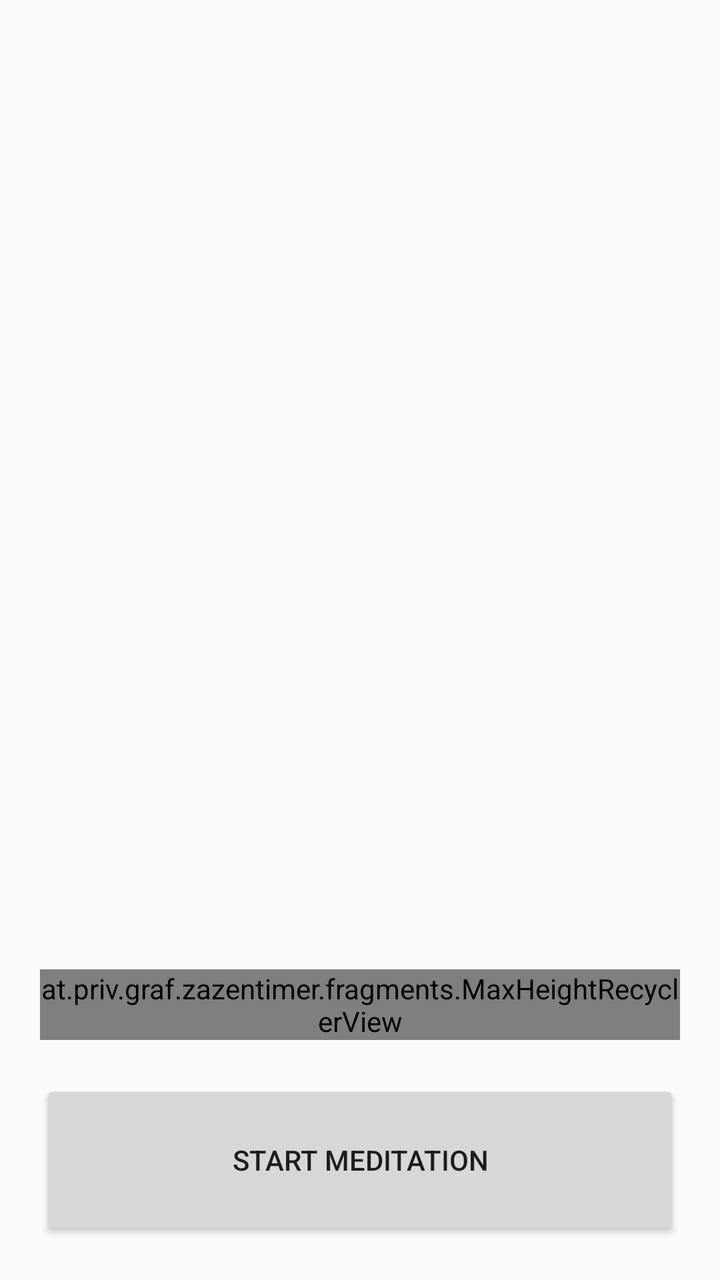
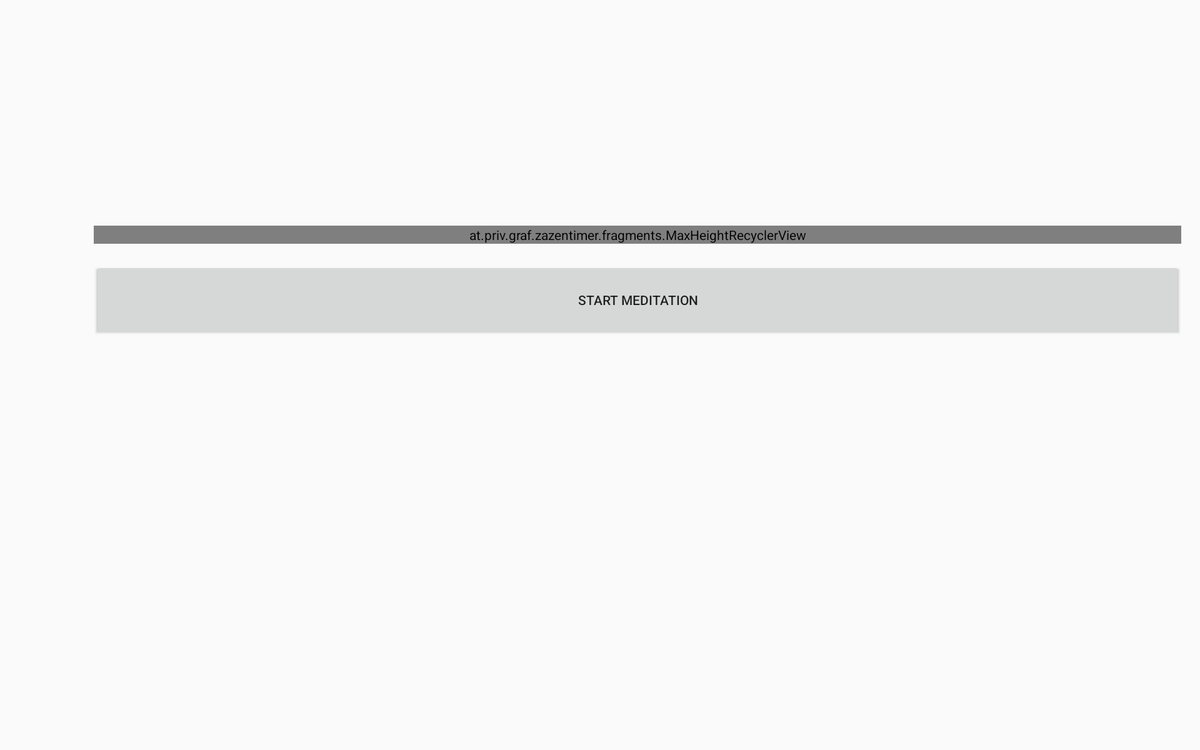

One screen, two layout resources from the same app: the default and the repository's alternative for another configuration. Each is rendered where Android would select it; the XML of both is given below.
<!-- AndroidManifest.xml: application theme LightZenTheme -->
<!-- res/layout/fragment_main.xml -->
<?xml version="1.0" encoding="utf-8"?>
<androidx.coordinatorlayout.widget.CoordinatorLayout xmlns:android="http://schemas.android.com/apk/res/android"
    xmlns:app="http://schemas.android.com/apk/res-auto"
    xmlns:tools="http://schemas.android.com/tools"
    android:layout_width="match_parent"
    android:layout_height="match_parent">

    <RelativeLayout
        android:layout_width="match_parent"
        android:layout_height="match_parent">

        <Button
            android:layout_gravity="center"
            android:id="@+id/but_start"
            android:layout_width="match_parent"
            android:layout_height="wrap_content"
            android:layout_marginLeft="20dp"
            android:layout_marginStart="20dp"
            android:layout_marginRight="20dp"
            android:layout_marginEnd="20dp"
            android:layout_marginBottom="20dp"
            android:minWidth="140dp"
            android:minHeight="80dp"
            android:text="@string/but_start"
            android:layout_alignParentBottom="true"
            style="@style/PrimaryRoundedButton"/>

        <at.priv.graf.zazentimer.fragments.MaxHeightRecyclerView
            android:id="@+id/recycler_sessions"
            android:layout_width="match_parent"
            android:layout_height="wrap_content"
            android:layout_margin="20dp"
            android:layout_above="@+id/but_start"
            android:layout_alignParentTop="false"
            android:layout_centerHorizontal="false"/>

        <ImageView
            android:id="@+id/zen_image"
            android:padding="40dp"
            android:layout_width="wrap_content"
            android:layout_height="wrap_content"
            android:scaleType="fitCenter"
            android:layout_above="@+id/recycler_sessions"
            android:contentDescription="@null"
            tools:ignore="ContentDescription"
            style="@style/zenIcon"/>

    </RelativeLayout>

</androidx.coordinatorlayout.widget.CoordinatorLayout>
<!-- resources referenced by this layout -->
<resources>
  <string name="but_start">Start Meditation</string>
  <style name="PrimaryRoundedButton" parent="@style/Widget.AppCompat.Button">
      </style>
  <style name="zenIcon" parent="">
          <item name="android:src">?attr/zenIconSrc</item>
      </style>
  <style name="LightZenTheme" parent="@style/Theme.AppCompat.Light.NoActionBar">
          <item name="timerViewStyle">@style/timerViewStyleLight</item>
          <item name="zenIconSrc">@drawable/zenkreis2bk</item>
      </style>
  <style name="timerViewStyleLight" parent="">
          <item name="colorMarkerLine">@color/colorMarkerLine</item>
          <item name="colorMarkerTriangle">@color/colorMarkerTriangle</item>
          <item name="currentSectionColor">@color/colorCurrentSection</item>
          <item name="nextSectionColor">@color/colorNextSection</item>
          <item name="previousSectionsColor">@color/colorPreviousSection</item>
          <item name="remainingSectionsColor">@color/colorRemainingSections</item>
      </style>
  <color name="colorMarkerLine">#404040</color>
  <color name="colorMarkerTriangle">#404040</color>
  <color name="colorCurrentSection">#3d82a3</color>
  <color name="colorNextSection">#9cd4e1</color>
  <color name="colorPreviousSection">#cde8ef</color>
  <color name="colorRemainingSections">#f0f0f0</color>
</resources>
<!-- res/layout-sw720dp-land/fragment_main.xml (the repository's variant of the layout above) -->
<!-- drawn on a large tablet held sideways -->
<?xml version="1.0" encoding="utf-8"?>
<RelativeLayout xmlns:android="http://schemas.android.com/apk/res/android"
    xmlns:tools="http://schemas.android.com/tools"
    android:layout_width="match_parent"
    android:layout_height="match_parent">
    <at.priv.graf.zazentimer.fragments.MaxHeightRecyclerView
        android:gravity="center"
        android:id="@+id/recycler_sessions"
        android:layout_width="match_parent"
        android:layout_height="wrap_content"
        android:layout_marginLeft="20dp"
        android:layout_marginStart="20dp"
        android:layout_marginRight="20dp"
        android:layout_marginEnd="20dp"
        android:layout_marginBottom="20dp"
        android:layout_toRightOf="@+id/zenimage"
        android:layout_above="@+id/but_start"
        android:layout_toEndOf="@+id/zenimage"/>
    <Button
        android:id="@+id/but_start"
        android:layout_width="match_parent"
        android:layout_height="80dp"
        android:layout_marginLeft="20dp"
        android:layout_marginStart="20dp"
        android:layout_marginRight="20dp"
        android:layout_marginEnd="20dp"
        android:layout_marginBottom="80dp"
        android:text="@string/but_start"
        android:layout_toRightOf="@+id/zenimage"
        android:layout_alignBottom="@+id/zenimage"
        android:layout_toEndOf="@+id/zenimage"/>
    <ImageView
        android:id="@+id/zenimage"
        android:padding="40dp"
        android:layout_width="wrap_content"
        android:layout_height="wrap_content"
        android:scaleType="fitCenter"
        android:layout_alignParentLeft="true"
        android:layout_centerVertical="true"
        android:layout_alignParentStart="true"
        android:contentDescription="@null"
        tools:ignore="ContentDescription"
        style="@style/zenIcon"/>
</RelativeLayout>
<!-- resources referenced by the variant -->
<!-- as a large tablet held sideways resolves them -->
<resources>
  <string name="but_start">Start Meditation</string>
  <style name="zenIcon" parent="">
          <item name="android:src">?attr/zenIconSrc</item>
      </style>
  <style name="LightZenTheme" parent="@style/Theme.AppCompat.Light.NoActionBar">
          <item name="timerViewStyle">@style/timerViewStyleLight</item>
          <item name="zenIconSrc">@drawable/zenkreis2bk</item>
      </style>
  <style name="timerViewStyleLight" parent="">
          <item name="colorMarkerLine">@color/colorMarkerLine</item>
          <item name="colorMarkerTriangle">@color/colorMarkerTriangle</item>
          <item name="currentSectionColor">@color/colorCurrentSection</item>
          <item name="nextSectionColor">@color/colorNextSection</item>
          <item name="previousSectionsColor">@color/colorPreviousSection</item>
          <item name="remainingSectionsColor">@color/colorRemainingSections</item>
      </style>
  <color name="colorMarkerLine">#404040</color>
  <color name="colorMarkerTriangle">#404040</color>
  <color name="colorCurrentSection">#3d82a3</color>
  <color name="colorNextSection">#9cd4e1</color>
  <color name="colorPreviousSection">#cde8ef</color>
  <color name="colorRemainingSections">#f0f0f0</color>
</resources>
